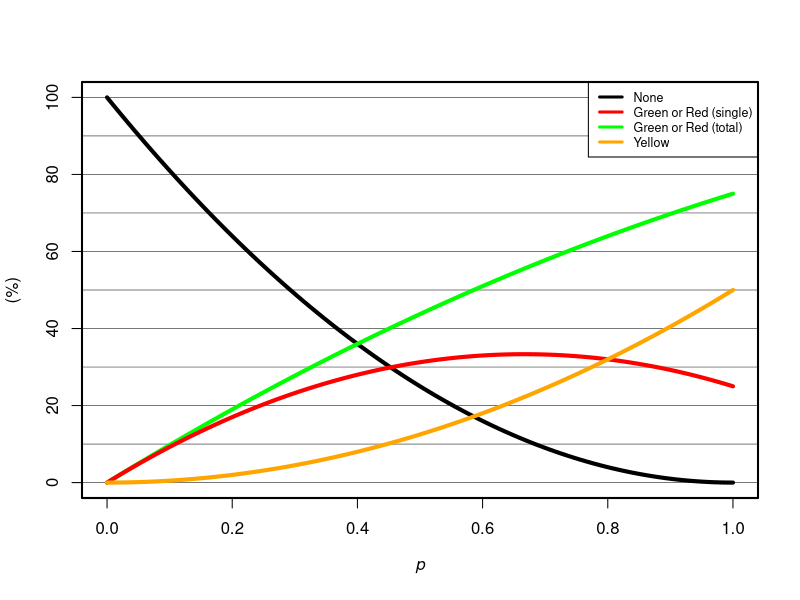

Source code (R):
# Function
Predict <- function(p.ki, p.m = 0, n = 1) {
  if ((p.ki == 0) && (p.m == 0)) {
    return(c(100, 0, 0, 0))
  }
  if ((p.ki + p.m) > 1) {
    return(c(NA, NA, NA, NA))
  }
  p <- (p.ki - p.ki * (1 - p.ki - p.m)^n) / (p.ki + p.m)
  None <- (1 - p)^2
  Green <- p * (1 - p) + p^2 / 4
  Red <- Green
  Yellow <- p^2 / 2
  return(c(None, Green, Red, Yellow) * 100)
}

# Initialize
d <- 100
P <- seq(0, 1, length = d)

# Calculate
Res <- matrix(0, ncol = 4, nrow = d)
for (i in 1:d) {
  Res[i, ] <- Predict(p.ki = P[i], p.m = 0, n = 1)
}

# Plot
plot(P, Res[, 1],
  type = "l", xlim = c(0, 1), ylim = c(0, 100), col = "black", lwd = 4,
  xlab = expression(italic(p)), ylab = "(%)", cex.main = 1
)
abline(h = seq(0, 100, 10), lwd = 0.5)
lines(P, Res[, 2] + Res[, 4], type = "l", col = "green", lwd = 4)
lines(P, Res[, 3], type = "l", col = "red", lwd = 4)
lines(P, Res[, 4], type = "l", col = "orange", lwd = 4)
legend("topright", c("None", "Green or Red (single)", "Green or Red (total)", "Yellow"),
  lwd = 3,
  col = c("black", "red", "green", "orange"), cex = 0.75
)
box(lwd = 2)
